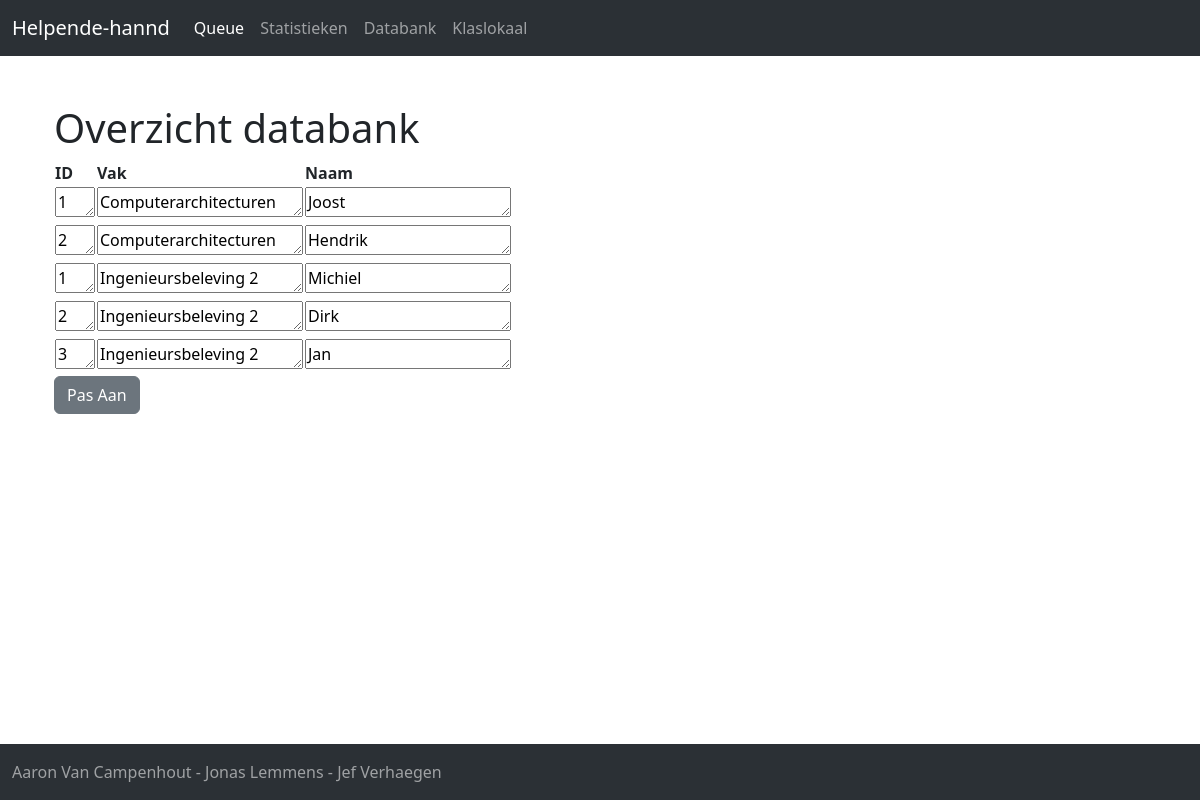
Before: /update with the older database file.
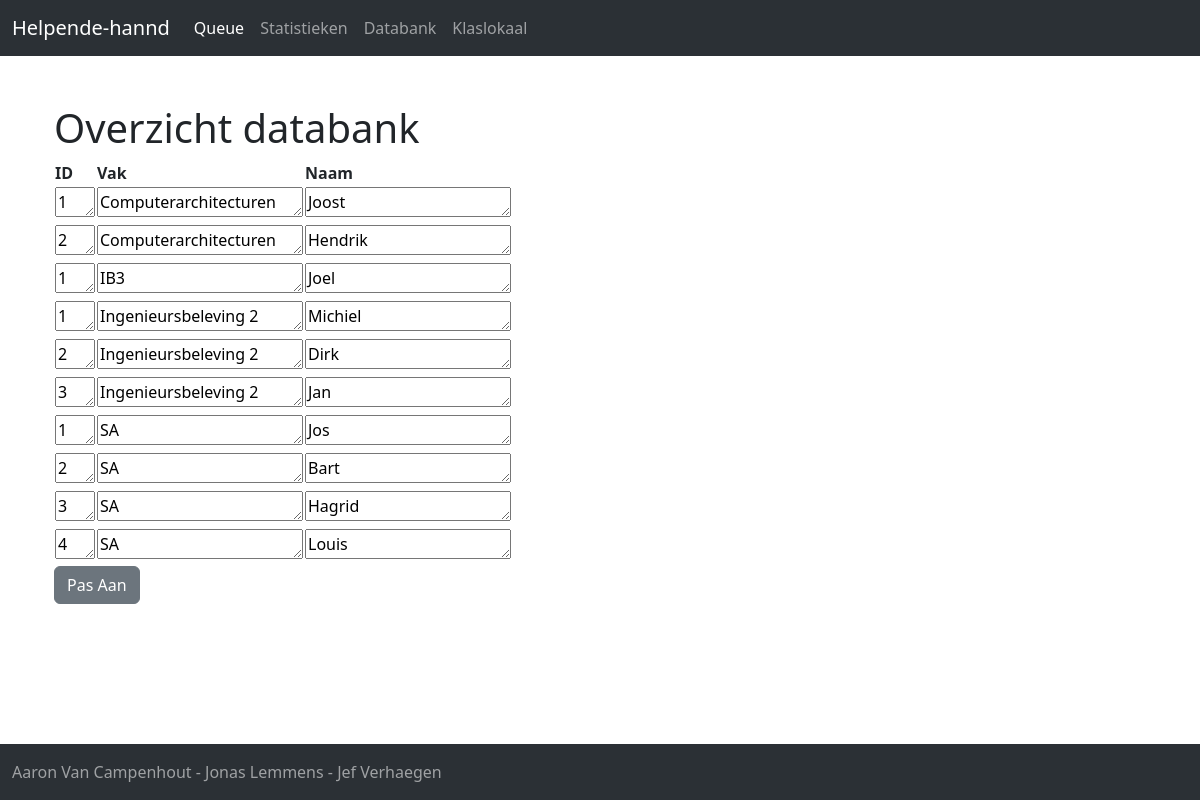
After: the same page with the newer database file.
### Flask-webserver/app.py (models this page shows, shortened)
class  Klas(db.Model):
    cid = db.Column(db.Integer,primary_key=True)
    vak = db.Column(db.String(200),primary_key=True,nullable=False)
    name = db.Column(db.String(200), nullable=False)

### Flask-webserver/app.py (the view, shortened to what this page needs)
@app.route('/update',methods=["POST","GET"])
def update():
    if request.method == "GET":
        table_klas = db.session.execute(db.select(Klas).order_by(Klas.vak,Klas.cid)).scalars()
        print('tabel: ',table_klas)
        return render_template('update.html',title='Update databank',klas=table_klas)

### Flask-webserver/templates/update.html (shortened to what this page needs)
{% extends "base.html" %}
{% block content %}
    <div class ="container">
        <h1>Overzicht databank</h1>
        <form action="/update" METHOD="POST">
            <table cellspacing ="10">
                <tr>
                    <th>ID</th>
                    <th>Vak</th>
                    <th>Naam</th>
                </tr>
                {% for student in klas %}
                <tr>
                    <td><textarea name="cid" rows="1" cols="2">{{ student.cid }}</textarea></td>
                    <td><textarea name="vak" rows="1" cols="20">{{ student.vak }}</textarea></td>
                    <td><textarea name="naam" rows="1" cols="20">{{ student.name }}</textarea></td>
                </tr>
                {% endfor %}
            </table>
            <input type="submit" value="Pas Aan" class="btn btn-secondary">
        </form>
    <br/>
    </div>
    <br><br><br><br>
{% endblock %}

Changed rows visible on the page:
added Klas: cid "1", vak "IB3", naam "Joel"
added Klas: cid "1", vak "SA", naam "Jos"
added Klas: cid "2", vak "SA", naam "Bart"
added Klas: cid "3", vak "SA", naam "Hagrid"
added Klas: cid "4", vak "SA", naam "Louis"
